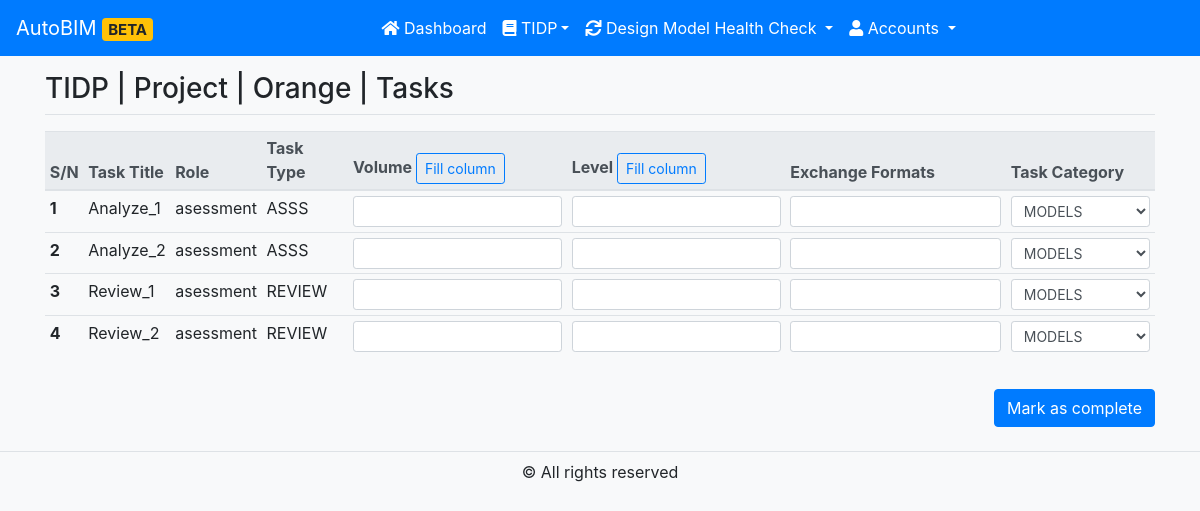
/tidp/mark-complete/1/1/1/ (signed in), run on the app's committed database.
### tidp/models.py (models this page shows, shortened)
class Project(models.Model):
    TEMPLATES = [
        ('standard_template', 'Standard Template'),
        ('scottish_template', 'Scottish Template'),
        ('balfour_beatty_template', 'Balfour Beatty Template'),
    ]
    name = models.CharField(max_length=100)
    client = models.ForeignKey(Company, on_delete=models.SET_NULL, null=True, related_name="tipd_project_client")
    number = models.CharField(max_length=10, blank=True)
    code = models.CharField(max_length=6)
    discipline = models.ForeignKey(Discipline, on_delete=models.CASCADE)
    discipline_category = models.ForeignKey(DisciplineCategory, on_delete=models.CASCADE)
    midp_tipd_template = models.CharField(verbose_name='MIDP/TIDP Template', max_length=50, choices=TEMPLATES, default='standard_template')
    created = models.DateTimeField(auto_now_add=True)
    updated = models.DateTimeField(auto_now=True)
    author = models.ForeignKey(settings.AUTH_USER_MODEL, on_delete=models.CASCADE)

class ProjectTask(models.Model):
    project_role = models.ForeignKey(ProjectRole, on_delete=models.CASCADE)
    description = models.CharField(verbose_name="Task Title", max_length=100)
    uniclass_code = models.CharField(max_length=20, blank=True)
    discipline = models.ForeignKey(Discipline, on_delete=models.CASCADE)
    discipline_category = models.ForeignKey(DisciplineCategory, on_delete=models.CASCADE)
    task_type = models.ForeignKey(TaskType, on_delete=models.CASCADE, verbose_name='Task type/form of information')
    volume = models.CharField(max_length=100, blank=True)
    level = models.CharField(max_length=100, blank=True)
    task_category = models.CharField(max_length=100, blank=True)
    exchange_formats = models.CharField(max_length=100, blank=True)
    scale_or_size = models.ForeignKey(ProjectScale, on_delete=models.SET_NULL, null=True, verbose_name='Scale/Size', blank=True)
    eir_reference = models.CharField(verbose_name='EIR Reference', max_length=100, blank=True)
    pir_reference = models.CharField(verbose_name='PIR Reference', max_length=100, blank=True)
    air_reference = models.CharField(verbose_name='AIR Reference', max_length=100, blank=True)
    location = models.CharField(max_length=100, blank=True)
    estimated_production_duration = models.CharField(max_length=100, blank=True)
    code = models.IntegerField(editable=False, default=0)
    created = models.DateTimeField(auto_now_add=True)
    updated = models.DateTimeField(auto_now=True)
    class Meta:
        ordering = ['task_type']

class ProjectRole(models.Model):
    STATUSES = [
        ('not_sent', 'Not Sent'),
        ('pending', 'Pending'),
        ('approved', 'Approved'),
        ('rejected', 'Rejected'),
    ]
    project = models.ForeignKey(Project, on_delete=models.CASCADE)
    role = models.ForeignKey(Role, on_delete=models.CASCADE)
    company = models.ForeignKey(Company, on_delete=models.CASCADE)
    comment = models.TextField(blank=True)
    status = models.CharField(choices=STATUSES, max_length=20, default='not_sent')
    is_active = models.BooleanField(default=True)

class Role(models.Model):
  STATUS = [
    ('active', 'Active'),
    ('inactive', 'Inactive'),
  ]
  name = models.CharField(max_length=80, unique=True)
  code = models.CharField(max_length=200, blank=True)
  status = models.CharField(max_length=31, choices=STATUS, default="active")
  date_added = models.DateTimeField(auto_now_add=True)

class TaskType(models.Model):
    title = models.CharField(max_length=200, unique=True)
    code = models.CharField(max_length=100)
    def __str__(self):
        return self.title

### tidp/views.py (the view, shortened to what this page needs)
# urls.py: path('mark-complete/<int:project_id>/<int:role_id>/<int:company_id>/', views.CompleteTaskPage.as_view(), name='mark-complete'),
class CompleteTaskPage(LoginRequiredMixin, View):
    formset = forms.CompleteTasks
    template_name = "tidp/project/complete_tasks.html"
    def dispatch(self, request, *args, **kwargs):
        project = Project.objects.get(pk=kwargs['project_id'])
        projectrole = ProjectRole.objects.get(role_id=kwargs['role_id'], company=kwargs['company_id'], project=project)
        tasks = ProjectTask.objects.filter(project_role=projectrole).order_by('task_type')
        self.project = project
        self.tasks = tasks
        self.projectrole = projectrole
        form_class = f"{self.project.midp_tipd_template}_form"
        self.form = ''.join(x for x in form_class.title() if x != "_")
        return super(CompleteTaskPage, self).dispatch(request, *args, **kwargs)
    def get(self, request, *args, **kwargs):
        formset = self.formset(queryset=self.tasks)
        formset.form = eval(f"forms.{self.form}")
        context = {
            "project": self.project,
            "formset": formset,
        }
        return render(request, self.template_name, context)

### tidp/templates/tidp/project/complete_tasks.html (shortened to what this page needs)
{% extends "base.html" %}
{% load widget_tweaks %}
{% block page-title %}
TIDP | Project | {{project.name}} | Tasks
{% endblock page-title %}
{% block content %}
    <div class="table-responsive">
        <form method="POST">
            <table class="table table-sm table-hover">
                <thead class="thead-light">
                    <th scope="col">S/N</th>
                    <th scope="col">Task Title</th>
                    <th scope="col">Role</th>
                    <th scope="col">Task Type</th>
                {% if project.midp_tipd_template == 'standard_template' %}
                    <th scope="col">Volume <button type="button" id="fill-volumeStandard" class="btn btn-sm btn-outline-primary">Fill column</button></th>
                    <th scope="col">Level <button type="button" id="fill-levelStandard" class="btn btn-sm btn-outline-primary">Fill column</button></th>
                    <th scope="col">Exchange Formats </th>
                    <th scope="col">Task Category </th>
                </thead>
                <tbody>
                    {% for form in formset %}
                    <tr>
                        <th scope="row"> {{forloop.counter}} </th>
                        <td> {{form.instance.description}} </td>
                        <td> {{form.instance.project_role.role.name}} </td>
                        <td> {{form.instance.task_type}} </td>
                        {% for field in form.visible_fields %}
                            <td>
                                {{field|add_class:"form-control form-control-sm"}}</td>
                        {% endfor %}
                    </tr>
                    {% endfor %}
                {%endif%}
               </tbody>
            </table>
            <button type="submit" class="btn btn-primary mt-3 float-right">Mark as complete</button>
        </form>
    </div>
{% endblock %}

### templates/base.html (shortened to what this page needs)
{% load static %}
<!doctype html>
<html lang="en">
  <head>
    <link rel="stylesheet" href="https://stackpath.bootstrapcdn.com/bootstrap/4.5.0/css/bootstrap.min.css">
    <link href="{% static 'dist/css/offcanvas.css' %}" rel="stylesheet">
    <link href="{% static 'dist/css/style.css' %}" rel="stylesheet">
    <link rel="stylesheet" href="{% static 'vendor/select2/css/select2.min.css' %}">
    <link rel="stylesheet" href="{% static 'vendor/select2-bootstrap4-theme/select2-bootstrap4.min.css' %}">
    <link rel="stylesheet" href="{% static 'vendor/fontawesome-free/css/all.min.css' %}">
  </head>
  <body class="bg-light">
    {% include 'menu.html' %}
    <main class="container">
      <div class="row">
        <div class="col">
          <div class="mt-3 mb-3 border-bottom">
            <h3>{% block page-title %}{% endblock page-title %}</h3>
          </div>
          {% block content %}
          {% endblock %}
        </div>
      </div>
    </main>
    <div class="footer border-top mt-4">
      <div class="container">
        <div class="mt-2 mb-4 text-center">
          <p>&copy; All rights reserved</p>
        </div>
      </div>
    </div>
  </body>
</html>

### templates/menu.html (shortened to what this page needs)
{% if user.is_superuser %}
<nav class="navbar navbar-expand-lg fixed-top navbar-dark bg-primary">
  <a class="navbar-brand mr-auto mr-lg-0" href="/">AutoBIM&nbsp;<span class="badge badge-warning">BETA</span></a>
  <div class="navbar-collapse offcanvas-collapse" id="navbarsExampleDefault">
    <ul class="navbar-nav mx-auto">
      <li class="nav-item">
        <a class="nav-link" href="/">
          <i class="fa fa-home"></i>
          Dashboard </a>
      </li>
      <li class="nav-item dropdown">
          <a class="nav-link dropdown-toggle" href="#" id="tidp" data-toggle="dropdown" aria-haspopup="true" aria-expanded="false">
              <i class="fa fa-book"></i>
              TIDP</a>
        </li>
      <li class="nav-item dropdown">
        <a class="nav-link dropdown-toggle" href="#" id="health-check-menu" data-toggle="dropdown" aria-haspopup="true" aria-expanded="false">
            <i class="fa fa-sync"></i>
            Design Model Health Check
        </a>
      </li>
      <li class="nav-item dropdown">
        <a class="nav-link dropdown-toggle" href="#" id="user-accounts" data-toggle="dropdown" aria-haspopup="true" aria-expanded="false">
              <i class="fa fa-user"></i>
              Accounts
        </a>
      </li>
    </ul>
  </div>
</nav>
{% endif %}

### data on the page
Project: name "Orange"
ProjectTask: instance.description "Analyze_1", instance.project_role.role.name "asessment", instance.task_type "ASSS"
ProjectTask: instance.description "Analyze_2", instance.project_role.role.name "asessment", instance.task_type "ASSS"
ProjectTask: instance.description "Review_1", instance.project_role.role.name "asessment", instance.task_type "REVIEW"
ProjectTask: instance.description "Review_2", instance.project_role.role.name "asessment", instance.task_type "REVIEW"
